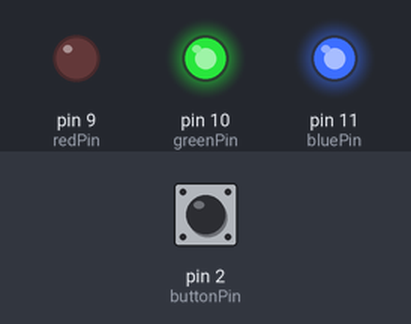
The sketch below on a simulated Arduino Uno, built with avr-gcc and run on an emulated ATmega328P. On the bench: output pins drawn as LEDs (lit = HIGH). Dashed ring = blinking. The inputs (shaded band) are chosen by the test bench; at power-on: pin 2 (buttonPin) LOW.

Above: at 1.2 s.
1.3 s: pin 2 (buttonPin) pulled HIGH for 0.15 s
At 1.8 s:
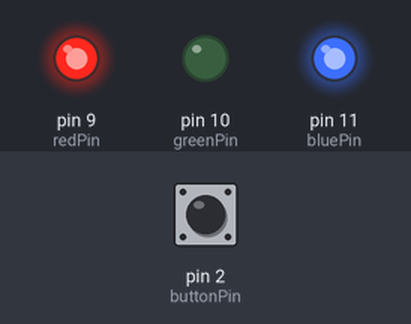
2.9 s: pin 2 (buttonPin) pulled HIGH for 0.15 s
At 4.2 s:
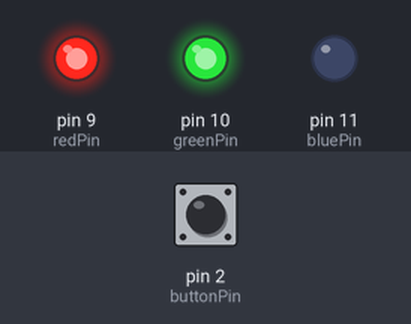
4.5 s: pin 2 (buttonPin) pulled HIGH for 0.15 s
At 5.4 s:
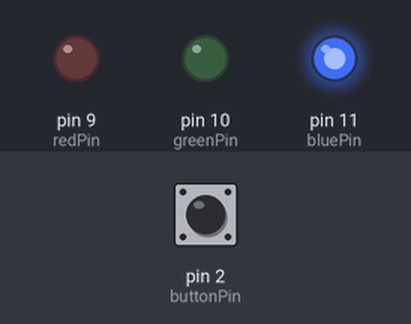
6.1 s: pin 2 (buttonPin) pulled HIGH for 0.15 s
At 6.7 s:
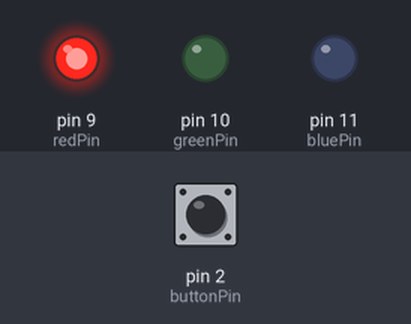
7.7 s: pin 2 (buttonPin) pulled HIGH for 0.15 s
At 9.0 s:
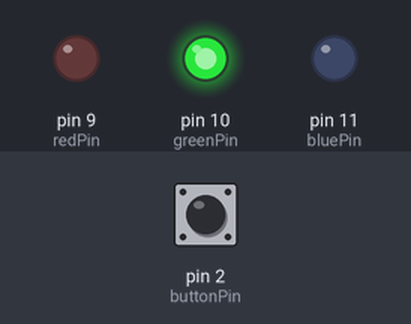
9.3 s: pin 2 (buttonPin) pulsed HIGH 5 times (0.12 s each, 0.3 s apart)
At 9.57 s:
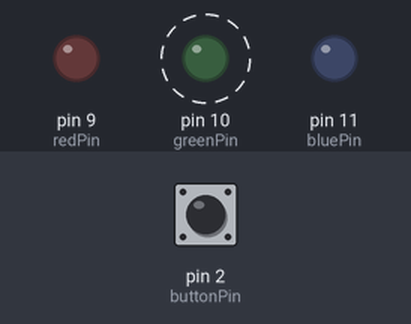
Timing chart, 0 to 12.3 s (numbered marks = the images above; inputs shaded):
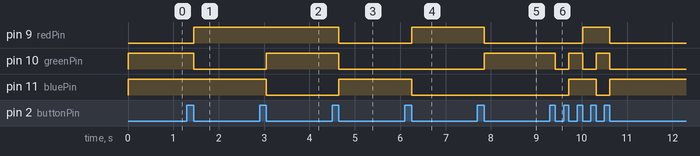

Measured:
- after the input at 1.3 s, pin 9 (redPin): LOW → HIGH after 0.15 s; pin 10 (greenPin): HIGH → LOW after 0.15 s
- after the input at 2.9 s, pin 10 (greenPin): LOW → HIGH after 0.15 s; pin 11 (bluePin): HIGH → LOW after 0.15 s
- after the input at 4.5 s, pin 9 (redPin), pin 10 (greenPin): HIGH → LOW after 0.15 s; pin 11 (bluePin): LOW → HIGH after 0.15 s
- after the input at 6.1 s, pin 9 (redPin): LOW → HIGH after 0.15 s; pin 11 (bluePin): HIGH → LOW after 0.15 s
- after the input at 7.7 s, pin 9 (redPin): HIGH → LOW after 0.15 s; pin 10 (greenPin): LOW → HIGH after 0.15 s
- after the input at 9.3 s, pin 9 (redPin): LOW → HIGH after 0.72 s, → LOW 0.60 s later; pin 10 (greenPin): alternates HIGH for 0.30 s and LOW for 0.30 s, 5 changes in all, then stays LOW, starting after 0.12 s; pin 11 (bluePin): LOW → HIGH after 0.42 s, → LOW 0.60 s later, → HIGH 0.30 s later

The sketch:

practice-5.ino
```cpp
const int buttonPin = 2;
const int redPin = 9;
const int greenPin = 10;
const int bluePin = 11;

int colorIndex = 0;
int lastButtonState = LOW;
bool isPressing = false;
bool longPressTriggered = false;

unsigned long pressStartTime = 0;
unsigned long lastDebounceTime = 0;

const unsigned long debounceDelay = 30;
const unsigned long longPressDuration = 800;

const int colors[7][3] = {
  {1, 0, 0},
  {0, 1, 0},
  {0, 0, 1},
  {1, 1, 0},
  {0, 1, 1},
  {1, 0, 1},
  {1, 1, 1}
};

void showColor(int index) {
  digitalWrite(redPin, colors[index][0] ? LOW : HIGH);
  digitalWrite(greenPin, colors[index][1] ? LOW : HIGH);
  digitalWrite(bluePin, colors[index][2] ? LOW : HIGH);
}

int checkButton() {
  unsigned long currentMillis = millis();
  int reading = digitalRead(buttonPin);
  int action = 0;

  if (reading != lastButtonState && (currentMillis - lastDebounceTime) > debounceDelay) {
    lastDebounceTime = currentMillis;

    if (reading == HIGH) {
      isPressing = true;
      longPressTriggered = false;
      pressStartTime = currentMillis;
    } else {
      if (isPressing && !longPressTriggered) {
        action = 1;
      }
      isPressing = false;
    }
  }
  lastButtonState = reading;

  if (isPressing && !longPressTriggered && (currentMillis - pressStartTime >= longPressDuration)) {
    longPressTriggered = true;
    action = 2;
  }

  return action;
}

void setup() {
  pinMode(buttonPin, INPUT);
  pinMode(redPin, OUTPUT);
  pinMode(greenPin, OUTPUT);
  pinMode(bluePin, OUTPUT);

  showColor(colorIndex);
}

void loop() {
  int buttonAction = checkButton();

  if (buttonAction == 1) {
    colorIndex = (colorIndex + 1) % 7;
    showColor(colorIndex);
  }
}
```
